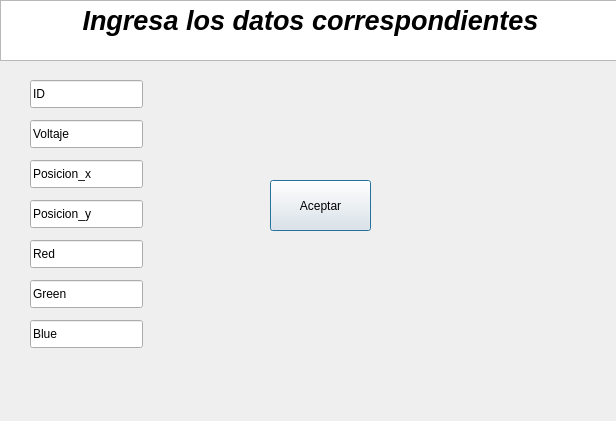
<?xml version="1.0" encoding="UTF-8"?>
<ui version="4.0">
 <class>CapturaNeurona</class>
 <widget class="QDialog" name="CapturaNeurona">
  <property name="geometry">
   <rect>
    <x>0</x>
    <y>0</y>
    <width>616</width>
    <height>421</height>
   </rect>
  </property>
  <property name="windowTitle">
   <string>Dialog</string>
  </property>
  <widget class="QLineEdit" name="lineEditVoltaje">
   <property name="geometry">
    <rect>
     <x>30</x>
     <y>120</y>
     <width>113</width>
     <height>28</height>
    </rect>
   </property>
   <property name="text">
    <string>Voltaje</string>
   </property>
  </widget>
  <widget class="QLineEdit" name="lineEditPosicion_x">
   <property name="geometry">
    <rect>
     <x>30</x>
     <y>160</y>
     <width>113</width>
     <height>28</height>
    </rect>
   </property>
   <property name="text">
    <string>Posicion_x</string>
   </property>
  </widget>
  <widget class="QLineEdit" name="lineEditPosicion_y">
   <property name="geometry">
    <rect>
     <x>30</x>
     <y>200</y>
     <width>113</width>
     <height>28</height>
    </rect>
   </property>
   <property name="text">
    <string>Posicion_y</string>
   </property>
  </widget>
  <widget class="QLineEdit" name="lineEditRed">
   <property name="geometry">
    <rect>
     <x>30</x>
     <y>240</y>
     <width>113</width>
     <height>28</height>
    </rect>
   </property>
   <property name="text">
    <string>Red</string>
   </property>
  </widget>
  <widget class="QLineEdit" name="lineEditGreen">
   <property name="geometry">
    <rect>
     <x>30</x>
     <y>280</y>
     <width>113</width>
     <height>28</height>
    </rect>
   </property>
   <property name="text">
    <string>Green</string>
   </property>
  </widget>
  <widget class="QLineEdit" name="lineEditBlue">
   <property name="geometry">
    <rect>
     <x>30</x>
     <y>320</y>
     <width>113</width>
     <height>28</height>
    </rect>
   </property>
   <property name="text">
    <string>Blue</string>
   </property>
  </widget>
  <widget class="QTextEdit" name="textEdit">
   <property name="geometry">
    <rect>
     <x>0</x>
     <y>0</y>
     <width>621</width>
     <height>61</height>
    </rect>
   </property>
   <property name="html">
    <string>&lt;!DOCTYPE HTML PUBLIC &quot;-//W3C//DTD HTML 4.0//EN&quot; &quot;http://www.w3.org/TR/REC-html40/strict.dtd&quot;&gt;
&lt;html&gt;&lt;head&gt;&lt;meta name=&quot;qrichtext&quot; content=&quot;1&quot; /&gt;&lt;meta charset=&quot;utf-8&quot; /&gt;&lt;style type=&quot;text/css&quot;&gt;
p, li { white-space: pre-wrap; }
hr { height: 1px; border-width: 0; }
li.unchecked::marker { content: &quot;\2610&quot;; }
li.checked::marker { content: &quot;\2612&quot;; }
&lt;/style&gt;&lt;/head&gt;&lt;body style=&quot; font-family:'Segoe UI'; font-size:9pt; font-weight:400; font-style:normal;&quot;&gt;
&lt;p align=&quot;center&quot; style=&quot; margin-top:0px; margin-bottom:0px; margin-left:0px; margin-right:0px; -qt-block-indent:0; text-indent:0px;&quot;&gt;&lt;span style=&quot; font-size:20pt; font-weight:700; font-style:italic;&quot;&gt;Ingresa los datos correspondientes&lt;/span&gt;&lt;/p&gt;&lt;/body&gt;&lt;/html&gt;</string>
   </property>
  </widget>
  <widget class="QPushButton" name="buttonGuardar">
   <property name="geometry">
    <rect>
     <x>270</x>
     <y>180</y>
     <width>101</width>
     <height>51</height>
    </rect>
   </property>
   <property name="text">
    <string>Aceptar</string>
   </property>
  </widget>
  <widget class="QLineEdit" name="lineEditID">
   <property name="geometry">
    <rect>
     <x>30</x>
     <y>80</y>
     <width>113</width>
     <height>28</height>
    </rect>
   </property>
   <property name="text">
    <string>ID</string>
   </property>
  </widget>
 </widget>
 <resources/>
 <connections/>
</ui>
